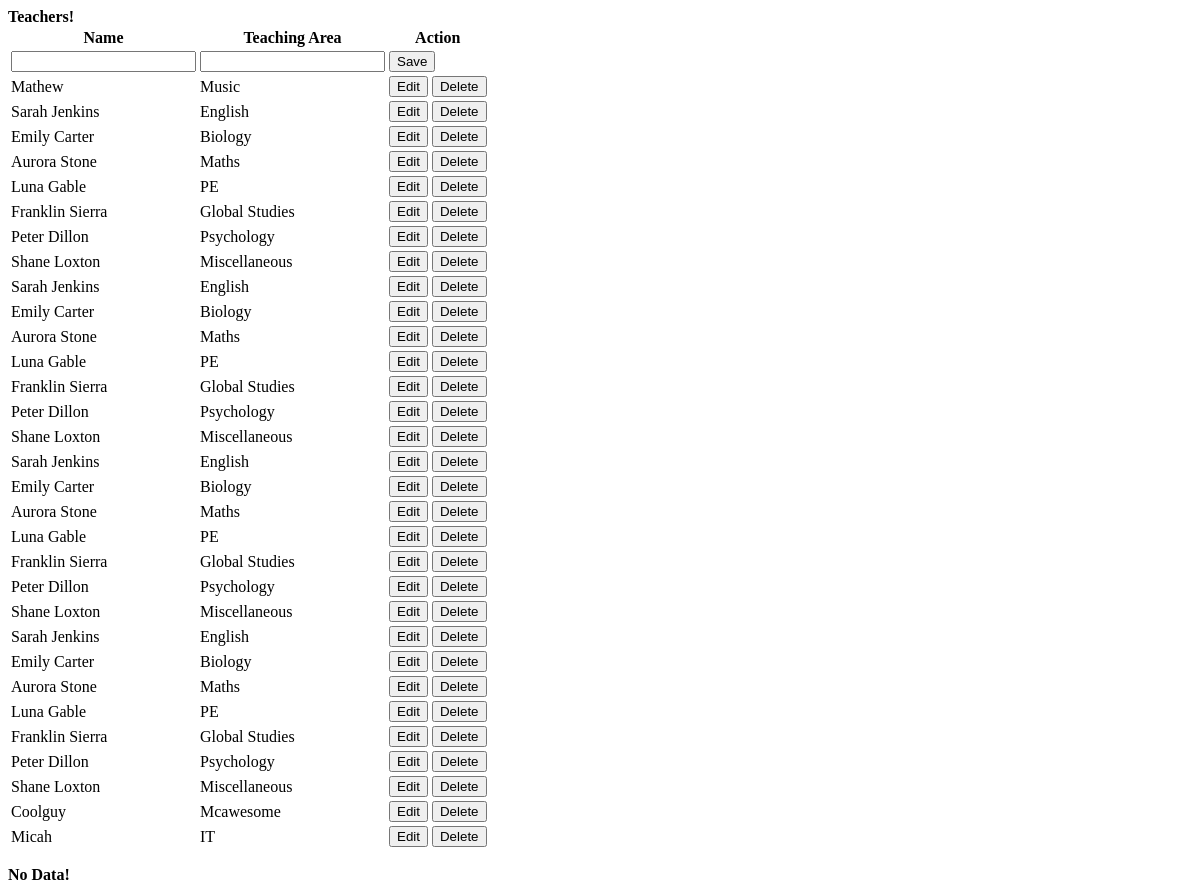
The app's page /, older data.
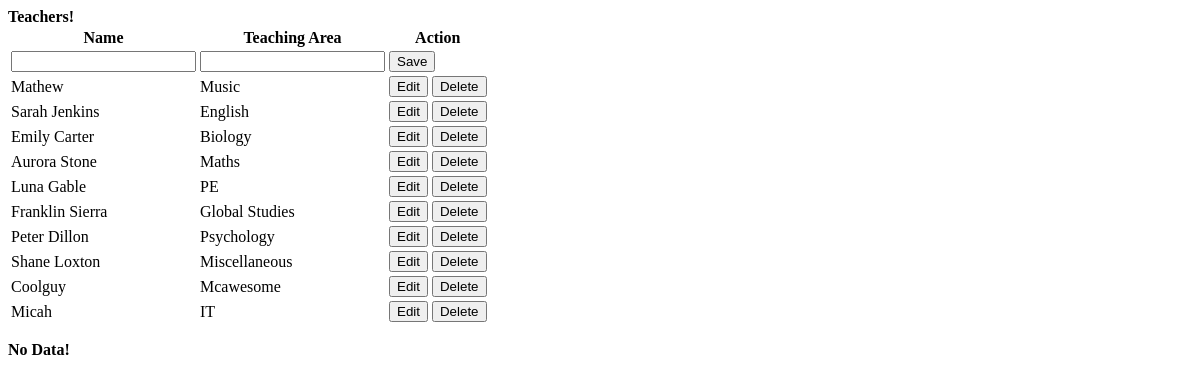
The same page, newer data.
### MyApp/models.py (models this page shows)
class teacher (models.Model):
    Name = models.CharField(max_length=25)
    Area = models.CharField(max_length=30)

### MyApp/views.py (the view, shortened to what this page needs)
# urls.py: re_path(r'^$', MyApp.views.index, name='index'),
def index (request):
    context = {}
    teach = teacher.objects.all()
    form = teacherform()
    context['form'] = form
    context['teach'] = teach
    return render(request, "MyApp/index.html", context)

### MyApp/Forms.py
class teacherform(forms.ModelForm):
    class Meta:
        model = teacher
        fields = ['Name', 'Area']

### MyApp/templates/MyApp/index.html (shortened to what this page needs)
<html>
<head><title></title></head>
<body>
    <strong>Teachers!</strong>
    <form method="post" action="{% url 'index' %}">
        <table>
            <tr>
                <th>Name</th>
                <th>Teaching Area</th>
                <th>Action</th>
            </tr>
            <tr>
                {% for field in form %}
                <td>
                    {{ field }}
                </td>
                {% endfor %}
                <td><button name="save">Save</button></td>
            </tr>
            {% for teach in teach %}
            <tr>
                <td>{{teach.Name}}</td>
                <td>{{teach.Area}}</td>
                <td>
                    <button formnovalidate name="edit" value="{{ teach.id}}">Edit</button>
                    <button formnovalidate name="delete" value="{{ teach.id}}">Delete</button>
                </td>
            </tr>
            {% endfor %}
        </table>
    </form>
    <strong>No Data!</strong>
</body>
</html>

Row changes from the older to the newer data that the page shows:
removed teacher: Name "Sarah Jenkins", Area "English", {{ teach.id }} 9 (drawn)
removed teacher: Name "Emily Carter", Area "Biology", {{ teach.id }} 10 (drawn)
removed teacher: Name "Aurora Stone", Area "Maths", {{ teach.id }} 11 (drawn)
removed teacher: Name "Luna Gable", Area "PE", {{ teach.id }} 12 (drawn)
removed teacher: Name "Franklin Sierra", Area "Global Studies", {{ teach.id }} 13 (drawn)
removed teacher: Name "Peter Dillon", Area "Psychology", {{ teach.id }} 14 (drawn)
removed teacher: Name "Shane Loxton", Area "Miscellaneous", {{ teach.id }} 15 (drawn)
removed teacher: Name "Sarah Jenkins", Area "English", {{ teach.id }} 16 (drawn)
removed teacher: Name "Emily Carter", Area "Biology", {{ teach.id }} 17 (drawn)
removed teacher: Name "Aurora Stone", Area "Maths", {{ teach.id }} 18 (drawn)
removed teacher: Name "Luna Gable", Area "PE", {{ teach.id }} 19 (drawn)
removed teacher: Name "Franklin Sierra", Area "Global Studies", {{ teach.id }} 20 (drawn)
removed teacher: Name "Peter Dillon", Area "Psychology", {{ teach.id }} 21 (drawn)
removed teacher: Name "Shane Loxton", Area "Miscellaneous", {{ teach.id }} 22 (drawn)
removed teacher: Name "Sarah Jenkins", Area "English", {{ teach.id }} 23 (drawn)
removed teacher: Name "Emily Carter", Area "Biology", {{ teach.id }} 24 (drawn)
removed teacher: Name "Aurora Stone", Area "Maths", {{ teach.id }} 25 (drawn)
removed teacher: Name "Luna Gable", Area "PE", {{ teach.id }} 26 (drawn)
removed teacher: Name "Franklin Sierra", Area "Global Studies", {{ teach.id }} 27 (drawn)
removed teacher: Name "Peter Dillon", Area "Psychology", {{ teach.id }} 28 (drawn)
removed teacher: Name "Shane Loxton", Area "Miscellaneous", {{ teach.id }} 29 (drawn)
